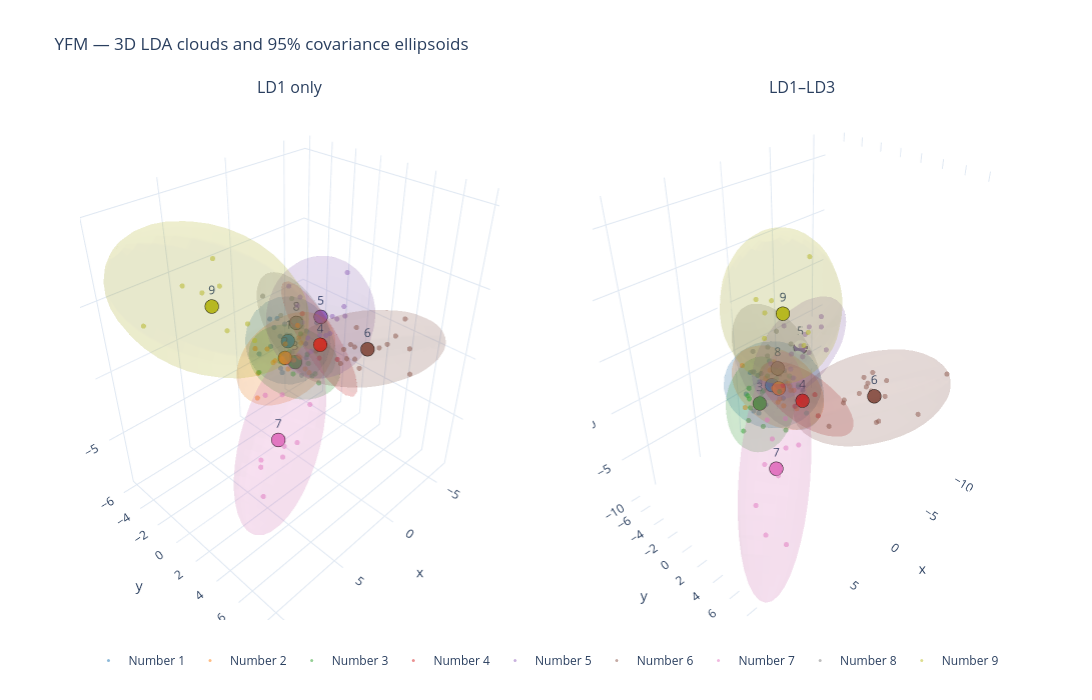

This figure's notebook cell:
### Code cell
import numpy as np
import plotly.graph_objects as go
from plotly.subplots import make_subplots
from sklearn.decomposition import PCA
from scipy.stats import chi2

numbers = np.arange(1, 10)

colors = [
    "#1f77b4", "#ff7f0e", "#2ca02c",
    "#d62728", "#9467bd", "#8c564b",
    "#e377c2", "#7f7f7f", "#bcbd22"
]

def ellipsoid_surface(points, confidence=0.95, resolution=20):
    if len(points) < 4:
        return None

    mean = points.mean(axis=0)
    cov = np.cov(points, rowvar=False)

    eigenvalues, eigenvectors = np.linalg.eigh(cov)
    eigenvalues = np.maximum(eigenvalues, 0)

    radius = np.sqrt(chi2.ppf(confidence, df=3))

    u = np.linspace(0, 2 * np.pi, resolution)
    v = np.linspace(0, np.pi, resolution)

    sphere = np.array([
        np.outer(np.cos(u), np.sin(v)).ravel(),
        np.outer(np.sin(u), np.sin(v)).ravel(),
        np.outer(np.ones_like(u), np.cos(v)).ravel()
    ])

    transformed = (
        eigenvectors @ np.diag(radius * np.sqrt(eigenvalues))
        @ sphere
    ) + mean[:, None]

    shape = (resolution, resolution)

    return (
        transformed[0].reshape(shape),
        transformed[1].reshape(shape),
        transformed[2].reshape(shape)
    )

fig = make_subplots(
    rows=1,
    cols=2,
    specs=[[{"type": "scene"}, {"type": "scene"}]],
    subplot_titles=("LD1 only", "LD1–LD3")
)

for col, Z in enumerate([Z1, Z3], start=1):
    pca = PCA(n_components=3)
    cloud = pca.fit_transform(Z)

    for i, k in enumerate(numbers):
        points = cloud[y == k]
        center = points.mean(axis=0)

        # Presentation cloud
        fig.add_trace(
            go.Scatter3d(
                x=points[:, 0],
                y=points[:, 1],
                z=points[:, 2],
                mode="markers",
                name=f"Number {k}",
                legendgroup=f"n{k}",
                showlegend=(col == 1),
                marker=dict(
                    size=3,
                    color=colors[i],
                    opacity=0.5
                )
            ),
            row=1, col=col
        )

        # Covariance ellipsoid
        surface = ellipsoid_surface(points)

        if surface is not None:
            sx, sy, sz = surface

            fig.add_trace(
                go.Surface(
                    x=sx, y=sy, z=sz,
                    surfacecolor=np.zeros_like(sx),
                    colorscale=[
                        [0, colors[i]],
                        [1, colors[i]]
                    ],
                    showscale=False,
                    opacity=0.12,
                    hoverinfo="skip",
                    showlegend=False
                ),
                row=1, col=col
            )

        # Centroid
        fig.add_trace(
            go.Scatter3d(
                x=[center[0]],
                y=[center[1]],
                z=[center[2]],
                mode="markers+text",
                text=[str(k)],
                textposition="top center",
                showlegend=False,
                marker=dict(
                    size=8,
                    color=colors[i],
                    line=dict(color="black", width=2)
                )
            ),
            row=1, col=col
        )

fig.update_layout(
    title="YFM — 3D LDA clouds and 95% covariance ellipsoids",
    width=1400,
    height=700,
    template="plotly_white",
    scene=dict(aspectmode="data"),
    scene2=dict(aspectmode="data"),
    legend=dict(
        orientation="h",
        x=0.5,
        xanchor="center",
        y=-0.05
    )
)

fig.show()

### Figure 1 — Plotly figure (JSON) as saved in the notebook; plotly's stock layout.template omitted (floating-point values rounded to 4 significant figures; data arrays with more than 128 entries replaced by an {"elided": "..."} marker saying what was removed)
{"data": [{"legendgroup": "n1", "marker": {"color": "#1f77b4", "opacity": 0.5, "size": 3}, "mode": "markers", "name": "Number 1", "scene": "scene", "showlegend": true, "type": "scatter3d", "x": [0.4038, -0.1849, -1.398, -0.7611, 0.3129, -0.3172, -0.5125, -0.8601, -1.749, 0.6166, 1.034, -1.745, -0.3463, -0.8463, 0.08568, -2.484, -3.259, -0.01075, -0.7148], "y": [-2.292, 0.4219, -0.7631, -0.09065, -3.583, -2.096, -2.591, -3.688, -2.581, -1.155, -0.5523, -2.872, -1.716, -2.019, -2.273, -1.584, -1.512, -0.6677, -1.466], "z": [-0.7262, 1.466, -0.6386, -1.139, -2.019, -2.81, 0.9471, 0.2705, -0.9798, 0.7108, -1.68, -1.611, 0.9643, -0.2656, 0.6532, -2.409, -0.1232, -0.588, -0.2341]}, {"colorscale": [[0, "#1f77b4"], [1, "#1f77b4"]], "hoverinfo": "skip", "opacity": 0.12, "scene": "scene", "showlegend": false, "showscale": false, "surfacecolor": {"elided": "20x20 float values"}, "type": "surface", "x": {"elided": "20x20 float values"}, "y": {"elided": "20x20 float values"}, "z": {"elided": "20x20 float values"}}, {"marker": {"color": "#1f77b4", "line": {"color": "black", "width": 2}, "size": 8}, "mode": "markers+text", "scene": "scene", "showlegend": false, "text": ["1"], "textposition": "top center", "type": "scatter3d", "x": [-0.6703], "y": [-1.741], "z": [-0.5375]}, {"legendgroup": "n2", "marker": {"color": "#ff7f0e", "opacity": 0.5, "size": 3}, "mode": "markers", "name": "Number 2", "scene": "scene", "showlegend": true, "type": "scatter3d", "x": [0.6324, -0.8648, -0.5653, 0.3816, 0.5666, 1.538, 1.055, 2.193, -0.9396, 2.646, -1.239, 1.46, 1.141, 1.239, 2.455, -0.3956, 0.9565], "y": [0.09373, -0.7066, -0.4919, -0.9337, 1.063, -2.592, -0.4222, 2.935, -1.0, -1.119, -1.375, -0.7738, -1.847, -1.189, -1.507, -0.4789, -0.09142], "z": [-0.5497, -0.2959, -1.217, 0.1086, -0.7772, -0.4985, -0.4326, 0.7419, -0.06709, -1.188, 0.6204, -0.6181, -0.3671, -1.08, -3.547, -0.9989, -1.187]}, {"colorscale": [[0, "#ff7f0e"], [1, "#ff7f0e"]], "hoverinfo": "skip", "opacity": 0.12, "scene": "scene", "showlegend": false, "showscale": false, "surfacecolor": {"elided": "20x20 float values"}, "type": "surface", "x": {"elided": "20x20 float values"}, "y": {"elided": "20x20 float values"}, "z": {"elided": "20x20 float values"}}, {"marker": {"color": "#ff7f0e", "line": {"color": "black", "width": 2}, "size": 8}, "mode": "markers+text", "scene": "scene", "showlegend": false, "text": ["2"], "textposition": "top center", "type": "scatter3d", "x": [0.7212], "y": [-0.6139], "z": [-0.6679]}, {"legendgroup": "n3", "marker": {"color": "#2ca02c", "opacity": 0.5, "size": 3}, "mode": "markers", "name": "Number 3", "scene": "scene", "showlegend": true, "type": "scatter3d", "x": [-0.9683, -0.4626, -0.6945, 2.304, -1.019, -0.9864, -1.062, -1.575, -0.6466, -1.359, 0.0356, -1.748, 0.08732, 0.3814], "y": [-1.337, -1.03, 0.8076, -1.437, -2.522, -2.127, -0.1788, -1.422, 1.2, -0.596, -1.771, -0.4294, -0.8594, -1.442], "z": [-2.045, -2.817, -1.968, -1.456, -2.92, -1.031, -1.811, -0.2363, -2.488, -1.431, -1.638, -3.372, -0.6168, -1.541]}, {"colorscale": [[0, "#2ca02c"], [1, "#2ca02c"]], "hoverinfo": "skip", "opacity": 0.12, "scene": "scene", "showlegend": false, "showscale": false, "surfacecolor": {"elided": "20x20 float values"}, "type": "surface", "x": {"elided": "20x20 float values"}, "y": {"elided": "20x20 float values"}, "z": {"elided": "20x20 float values"}}, {"marker": {"color": "#2ca02c", "line": {"color": "black", "width": 2}, "size": 8}, "mode": "markers+text", "scene": "scene", "showlegend": false, "text": ["3"], "textposition": "top center", "type": "scatter3d", "x": [-0.551], "y": [-0.9388], "z": [-1.812]}, {"legendgroup": "n4", "marker": {"color": "#d62728", "opacity": 0.5, "size": 3}, "mode": "markers", "name": "Number 4", "scene": "scene", "showlegend": true, "type": "scatter3d", "x": [2.014, 1.335, -2.055, -0.5472], "y": [2.138, 4.332, 0.03631, 1.26], "z": [4.408, 1.976, -0.674, -0.4021]}, {"colorscale": [[0, "#d62728"], [1, "#d62728"]], "hoverinfo": "skip", "opacity": 0.12, "scene": "scene", "showlegend": false, "showscale": false, "surfacecolor": {"elided": "20x20 float values"}, "type": "surface", "x": {"elided": "20x20 float values"}, "y": {"elided": "20x20 float values"}, "z": {"elided": "20x20 float values"}}, {"marker": {"color": "#d62728", "line": {"color": "black", "width": 2}, "size": 8}, "mode": "markers+text", "scene": "scene", "showlegend": false, "text": ["4"], "textposition": "top center", "type": "scatter3d", "x": [0.1869], "y": [1.941], "z": [1.327]}, {"legendgroup": "n5", "marker": {"color": "#9467bd", "opacity": 0.5, "size": 3}, "mode": "markers", "name": "Number 5", "scene": "scene", "showlegend": true, "type": "scatter3d", "x": [-3.39, -0.5159, -2.497, -3.329, -3.884, -2.802, -3.573, -1.471, -2.28, -0.9118, -1.333, -3.806, -1.843, -5.538], "y": [-4.373, 0.5653, 0.04733, 0.2372, -0.7928, 0.279, 0.577, -1.182, -1.425, -1.103, -1.279, 0.5223, 0.07355, -0.9088], "z": [1.597, -0.1841, -0.1076, 0.9076, -0.9617, 1.36, 1.916, 0.8329, -0.8788, 2.383, 2.776, 1.064, 0.2319, 3.148]}, {"colorscale": [[0, "#9467bd"], [1, "#9467bd"]], "hoverinfo": "skip", "opacity": 0.12, "scene": "scene", "showlegend": false, "showscale": false, "surfacecolor": {"elided": "20x20 float values"}, "type": "surface", "x": {"elided": "20x20 float values"}, "y": {"elided": "20x20 float values"}, "z": {"elided": "20x20 float values"}}, {"marker": {"color": "#9467bd", "line": {"color": "black", "width": 2}, "size": 8}, "mode": "markers+text", "scene": "scene", "showlegend": false, "text": ["5"], "textposition": "top center", "type": "scatter3d", "x": [-2.655], "y": [-0.6257], "z": [1.006]}, {"legendgroup": "n6", "marker": {"color": "#8c564b", "opacity": 0.5, "size": 3}, "mode": "markers", "name": "Number 6", "scene": "scene", "showlegend": true, "type": "scatter3d", "x": [-1.781, 0.5251, -0.03613, -0.6359, 0.2228, -2.169, -1.388, -3.673, 0.5004, -2.179, -2.242, -2.702, -4.331, -3.187, 1.175, -1.386], "y": [3.126, 1.926, 3.91, 3.152, 5.781, 2.875, 3.066, 3.618, 3.9, 5.251, 5.727, 5.947, 5.493, 6.468, 5.83, 3.397], "z": [2.223, 1.009, 1.13, 1.161, 3.015, -0.4808, 1.128, 0.03628, 1.04, 1.792, 2.586, 3.66, 0.5498, -0.3419, 2.024, 1.092]}, {"colorscale": [[0, "#8c564b"], [1, "#8c564b"]], "hoverinfo": "skip", "opacity": 0.12, "scene": "scene", "showlegend": false, "showscale": false, "surfacecolor": {"elided": "20x20 float values"}, "type": "surface", "x": {"elided": "20x20 float values"}, "y": {"elided": "20x20 float values"}, "z": {"elided": "20x20 float values"}}, {"marker": {"color": "#8c564b", "line": {"color": "black", "width": 2}, "size": 8}, "mode": "markers+text", "scene": "scene", "showlegend": false, "text": ["6"], "textposition": "top center", "type": "scatter3d", "x": [-1.455], "y": [4.342], "z": [1.351]}, {"legendgroup": "n7", "marker": {"color": "#e377c2", "opacity": 0.5, "size": 3}, "mode": "markers", "name": "Number 7", "scene": "scene", "showlegend": true, "type": "scatter3d", "x": [2.304, 1.834, 4.841, 4.556, 3.942, 4.56, 5.416, 2.868, 6.283, 3.276], "y": [0.7361, 2.724, 1.291, 3.181, 1.958, 1.009, 3.933, -0.2541, 3.061, 3.041], "z": [-2.101, -2.024, -6.382, -3.473, -3.793, -6.134, -3.27, -2.386, -6.655, -4.09]}, {"colorscale": [[0, "#e377c2"], [1, "#e377c2"]], "hoverinfo": "skip", "opacity": 0.12, "scene": "scene", "showlegend": false, "showscale": false, "surfacecolor": {"elided": "20x20 float values"}, "type": "surface", "x": {"elided": "20x20 float values"}, "y": {"elided": "20x20 float values"}, "z": {"elided": "20x20 float values"}}, {"marker": {"color": "#e377c2", "line": {"color": "black", "width": 2}, "size": 8}, "mode": "markers+text", "scene": "scene", "showlegend": false, "text": ["7"], "textposition": "top center", "type": "scatter3d", "x": [3.988], "y": [2.068], "z": [-4.031]}, {"legendgroup": "n8", "marker": {"color": "#7f7f7f", "opacity": 0.5, "size": 3}, "mode": "markers", "name": "Number 8", "scene": "scene", "showlegend": true, "type": "scatter3d", "x": [-1.325, -2.552, -2.168, -0.6832, -2.261, 1.524, -2.925, -1.104, -2.627, -1.312, -0.892, -0.5644], "y": [-1.326, -3.062, -2.86, -1.188, -0.3099, 1.673, -2.084, -0.8601, -2.429, -1.173, -4.388, -2.291], "z": [0.9765, -0.2727, 1.691, 1.262, 0.1776, -0.4693, -0.9921, 0.8414, 0.1196, 0.9511, 1.783, 1.285]}, {"colorscale": [[0, "#7f7f7f"], [1, "#7f7f7f"]], "hoverinfo": "skip", "opacity": 0.12, "scene": "scene", "showlegend": false, "showscale": false, "surfacecolor": {"elided": "20x20 float values"}, "type": "surface", "x": {"elided": "20x20 float values"}, "y": {"elided": "20x20 float values"}, "z": {"elided": "20x20 float values"}}, {"marker": {"color": "#7f7f7f", "line": {"color": "black", "width": 2}, "size": 8}, "mode": "markers+text", "scene": "scene", "showlegend": false, "text": ["8"], "textposition": "top center", "type": "scatter3d", "x": [-1.407], "y": [-1.691], "z": [0.6128]}, {"legendgroup": "n9", "marker": {"color": "#bcbd22", "opacity": 0.5, "size": 3}, "mode": "markers", "name": "Number 9", "scene": "scene", "showlegend": true, "type": "scatter3d", "x": [6.233, 5.592, 8.72, 6.019, 4.337, 6.843, 3.096, 4.071], "y": [-0.2864, -0.3009, -3.936, -1.776, 0.5858, -2.394, -1.42, -2.667], "z": [8.479, 3.769, 3.849, 5.792, 2.93, 6.308, 2.629, 5.122]}, {"colorscale": [[0, "#bcbd22"], [1, "#bcbd22"]], "hoverinfo": "skip", "opacity": 0.12, "scene": "scene", "showlegend": false, "showscale": false, "surfacecolor": {"elided": "20x20 float values"}, "type": "surface", "x": {"elided": "20x20 float values"}, "y": {"elided": "20x20 float values"}, "z": {"elided": "20x20 float values"}}, {"marker": {"color": "#bcbd22", "line": {"color": "black", "width": 2}, "size": 8}, "mode": "markers+text", "scene": "scene", "showlegend": false, "text": ["9"], "textposition": "top center", "type": "scatter3d", "x": [5.614], "y": [-1.524], "z": [4.86]}, {"legendgroup": "n1", "marker": {"color": "#1f77b4", "opacity": 0.5, "size": 3}, "mode": "markers", "name": "Number 1", "scene": "scene2", "showlegend": false, "type": "scatter3d", "x": [1.193, 0.4857, -1.216, -0.8612, 1.392, 2.661, 0.0006215, -0.217, 0.7994, -0.1099, 2.56, 1.456, 1.785, 0.6591, 0.3852, -0.02431, -2.585, 1.092, 0.1063], "y": [-2.961, 1.723, -1.195, -0.5174, -3.674, -1.978, -2.259, -3.002, -3.214, 0.6192, -1.428, -4.354, -2.748, -3.139, -1.542, -3.468, -3.693, 0.05085, -0.6909], "z": [0.1431, 0.7618, -0.4818, -3.033, 0.1911, -2.307, 0.2607, 0.9166, -0.879, 0.1697, -2.283, -2.478, 0.9439, -0.01879, 0.8002, -4.054, -1.682, -0.6671, 0.09397]}, {"colorscale": [[0, "#1f77b4"], [1, "#1f77b4"]], "hoverinfo": "skip", "opacity": 0.12, "scene": "scene2", "showlegend": false, "showscale": false, "surfacecolor": {"elided": "20x20 float values"}, "type": "surface", "x": {"elided": "20x20 float values"}, "y": {"elided": "20x20 float values"}, "z": {"elided": "20x20 float values"}}, {"marker": {"color": "#1f77b4", "line": {"color": "black", "width": 2}, "size": 8}, "mode": "markers+text", "scene": "scene2", "showlegend": false, "text": ["1"], "textposition": "top center", "type": "scatter3d", "x": [0.5033], "y": [-1.972], "z": [-0.7159]}, {"legendgroup": "n2", "marker": {"color": "#ff7f0e", "opacity": 0.5, "size": 3}, "mode": "markers", "name": "Number 2", "scene": "scene2", "showlegend": false, "type": "scatter3d", "x": [-1.267, -1.27, -0.3611, -1.013, -1.017, 2.471, 0.941, 1.259, 0.0005757, 1.269, -0.706, -0.1142, 0.1076, 1.28, 2.76, -0.6573, 0.325], "y": [-1.865, -1.682, -2.209, -0.8574, 0.649, -3.341, -0.259, 0.2601, -1.904, -1.843, -2.904, -0.3074, -2.613, -0.9299, -2.974, -2.272, 0.8605], "z": [-1.445, -1.661, -3.228, -1.517, -1.967, 1.643, -0.2637, -1.261, 0.8016, 0.4693, 0.6282, -0.705, 0.3206, -0.08, -2.475, -3.052, -1.767]}, {"colorscale": [[0, "#ff7f0e"], [1, "#ff7f0e"]], "hoverinfo": "skip", "opacity": 0.12, "scene": "scene2", "showlegend": false, "showscale": false, "surfacecolor": {"elided": "20x20 float values"}, "type": "surface", "x": {"elided": "20x20 float values"}, "y": {"elided": "20x20 float values"}, "z": {"elided": "20x20 float values"}}, {"marker": {"color": "#ff7f0e", "line": {"color": "black", "width": 2}, "size": 8}, "mode": "markers+text", "scene": "scene2", "showlegend": false, "text": ["2"], "textposition": "top center", "type": "scatter3d", "x": [0.2357], "y": [-1.423], "z": [-0.9153]}, {"legendgroup": "n3", "marker": {"color": "#2ca02c", "opacity": 0.5, "size": 3}, "mode": "markers", "name": "Number 3", "scene": "scene2", "showlegend": false, "type": "scatter3d", "x": [2.22, 4.087, 2.374, 4.248, 3.21, 1.551, 3.326, 0.4775, 2.261, 2.07, 0.9042, 2.094, 1.753, 1.942], "y": [-3.003, -0.9533, 1.67, -1.511, -1.933, -3.782, -0.04489, -2.526, -1.431, -1.447, -0.5759, -3.078, -1.607, -1.392], "z": [-1.829, -1.894, -2.349, -3.294, -0.3332, -1.48, -2.428, -0.07403, -0.7592, -0.3374, -0.4165, -2.945, -0.4378, -1.445]}, {"colorscale": [[0, "#2ca02c"], [1, "#2ca02c"]], "hoverinfo": "skip", "opacity": 0.12, "scene": "scene2", "showlegend": false, "showscale": false, "surfacecolor": {"elided": "20x20 float values"}, "type": "surface", "x": {"elided": "20x20 float values"}, "y": {"elided": "20x20 float values"}, "z": {"elided": "20x20 float values"}}, {"marker": {"color": "#2ca02c", "line": {"color": "black", "width": 2}, "size": 8}, "mode": "markers+text", "scene": "scene2", "showlegend": false, "text": ["3"], "textposition": "top center", "type": "scatter3d", "x": [2.323], "y": [-1.544], "z": [-1.43]}, {"legendgroup": "n4", "marker": {"color": "#d62728", "opacity": 0.5, "size": 3}, "mode": "markers", "name": "Number 4", "scene": "scene2", "showlegend": false, "type": "scatter3d", "x": [2.483, 0.6725, 1.326, 0.553], "y": [4.982, 3.649, 0.3164, 0.8781], "z": [3.25, -0.6645, 0.9433, -1.359]}, {"colorscale": [[0, "#d62728"], [1, "#d62728"]], "hoverinfo": "skip", "opacity": 0.12, "scene": "scene2", "showlegend": false, "showscale": false, "surfacecolor": {"elided": "20x20 float values"}, "type": "surface", "x": {"elided": "20x20 float values"}, "y": {"elided": "20x20 float values"}, "z": {"elided": "20x20 float values"}}, {"marker": {"color": "#d62728", "line": {"color": "black", "width": 2}, "size": 8}, "mode": "markers+text", "scene": "scene2", "showlegend": false, "text": ["4"], "textposition": "top center", "type": "scatter3d", "x": [1.259], "y": [2.456], "z": [0.5422]}, {"legendgroup": "n5", "marker": {"color": "#9467bd", "opacity": 0.5, "size": 3}, "mode": "markers", "name": "Number 5", "scene": "scene2", "showlegend": false, "type": "scatter3d", "x": [-5.357, -1.583, -1.133, -6.765, -3.954, -5.125, -4.953, -2.766, -1.166, -3.56, -4.082, -8.091, -3.152, -6.552], "y": [-6.583, -1.451, -3.015, -2.451, -4.305, -3.079, -3.409, -1.537, -3.91, -2.552, -2.053, -4.369, -3.332, -2.969], "z": [0.5884, -0.7874, 0.2457, -0.8167, -2.54, -0.6363, 1.25, 0.8251, -0.3164, 1.096, 3.065, 0.2353, 0.04085, 2.638]}, {"colorscale": [[0, "#9467bd"], [1, "#9467bd"]], "hoverinfo": "skip", "opacity": 0.12, "scene": "scene2", "showlegend": false, "showscale": false, "surfacecolor": {"elided": "20x20 float values"}, "type": "surface", "x": {"elided": "20x20 float values"}, "y": {"elided": "20x20 float values"}, "z": {"elided": "20x20 float values"}}, {"marker": {"color": "#9467bd", "line": {"color": "black", "width": 2}, "size": 8}, "mode": "markers+text", "scene": "scene2", "showlegend": false, "text": ["5"], "textposition": "top center", "type": "scatter3d", "x": [-4.16], "y": [-3.215], "z": [0.3491]}, {"legendgroup": "n6", "marker": {"color": "#8c564b", "opacity": 0.5, "size": 3}, "mode": "markers", "name": "Number 6", "scene": "scene2", "showlegend": false, "type": "scatter3d", "x": [-5.428, -0.1882, -4.224, -3.087, -4.143, -2.477, -1.712, -4.956, -2.255, -5.32, -5.717, -9.789, -8.185, -6.945, -2.966, -5.593], "y": [4.101, 4.084, 5.331, 4.678, 5.873, 3.568, 4.272, 4.463, 7.466, 3.301, 5.392, 8.549, 3.634, 8.071, 5.442, 3.553], "z": [0.696, -2.039, -0.85, 0.08293, -2.946, -1.192, -0.05868, -0.8178, -0.6896, -0.1902, -1.302, 0.5682, -1.894, -2.419, 1.244, -0.828]}, {"colorscale": [[0, "#8c564b"], [1, "#8c564b"]], "hoverinfo": "skip", "opacity": 0.12, "scene": "scene2", "showlegend": false, "showscale": false, "surfacecolor": {"elided": "20x20 float values"}, "type": "surface", "x": {"elided": "20x20 float values"}, "y": {"elided": "20x20 float values"}, "z": {"elided": "20x20 float values"}}, {"marker": {"color": "#8c564b", "line": {"color": "black", "width": 2}, "size": 8}, "mode": "markers+text", "scene": "scene2", "showlegend": false, "text": ["6"], "textposition": "top center", "type": "scatter3d", "x": [-4.562], "y": [5.111], "z": [-0.7897]}, {"legendgroup": "n7", "marker": {"color": "#e377c2", "opacity": 0.5, "size": 3}, "mode": "markers", "name": "Number 7", "scene": "scene2", "showlegend": false, "type": "scatter3d", "x": [2.609, 1.919, 6.022, 7.9, 3.668, 8.969, 5.468, 3.279, 7.399, 4.091], "y": [1.891, 2.682, 3.094, 4.043, 1.413, 6.325, 4.019, 0.4404, 6.853, 3.472], "z": [-0.8377, -3.633, -2.698, -5.109, -2.653, -5.678, -3.668, -1.478, -7.693, -2.007]}, {"colorscale": [[0, "#e377c2"], [1, "#e377c2"]], "hoverinfo": "skip", "opacity": 0.12, "scene": "scene2", "showlegend": false, "showscale": false, "surfacecolor": {"elided": "20x20 float values"}, "type": "surface", "x": {"elided": "20x20 float values"}, "y": {"elided": "20x20 float values"}, "z": {"elided": "20x20 float values"}}, {"marker": {"color": "#e377c2", "line": {"color": "black", "width": 2}, "size": 8}, "mode": "markers+text", "scene": "scene2", "showlegend": false, "text": ["7"], "textposition": "top center", "type": "scatter3d", "x": [5.133], "y": [3.423], "z": [-3.545]}, {"legendgroup": "n8", "marker": {"color": "#7f7f7f", "opacity": 0.5, "size": 3}, "mode": "markers", "name": "Number 8", "scene": "scene2", "showlegend": false, "type": "scatter3d", "x": [2.003, -0.6942, 0.5656, 0.05718, 0.5099, 1.722, -1.398, 0.8099, 1.937, -0.2936, 1.05, -0.7216], "y": [-2.427, -3.77, -1.134, -0.2433, -1.702, 3.377, -0.6912, -1.028, -2.752, -1.961, -1.698, -0.8376], "z": [3.269, 0.8346, 5.131, 0.9121, -1.315, 0.08068, -1.029, 0.6336, 1.028, 0.378, 3.582, 3.458]}, {"colorscale": [[0, "#7f7f7f"], [1, "#7f7f7f"]], "hoverinfo": "skip", "opacity": 0.12, "scene": "scene2", "showlegend": false, "showscale": false, "surfacecolor": {"elided": "20x20 float values"}, "type": "surface", "x": {"elided": "20x20 float values"}, "y": {"elided": "20x20 float values"}, "z": {"elided": "20x20 float values"}}, {"marker": {"color": "#7f7f7f", "line": {"color": "black", "width": 2}, "size": 8}, "mode": "markers+text", "scene": "scene2", "showlegend": false, "text": ["8"], "textposition": "top center", "type": "scatter3d", "x": [0.4623], "y": [-1.239], "z": [1.414]}, {"legendgroup": "n9", "marker": {"color": "#bcbd22", "opacity": 0.5, "size": 3}, "mode": "markers", "name": "Number 9", "scene": "scene2", "showlegend": false, "type": "scatter3d", "x": [1.663, 4.741, 4.831, 4.174, 0.9533, 3.455, 0.9787, 2.434], "y": [3.546, 2.207, 1.607, 3.534, 2.755, 1.633, 2.341, -0.3003], "z": [13.58, 7.942, 10.84, 10.11, 6.976, 10.2, 5.624, 7.969]}, {"colorscale": [[0, "#bcbd22"], [1, "#bcbd22"]], "hoverinfo": "skip", "opacity": 0.12, "scene": "scene2", "showlegend": false, "showscale": false, "surfacecolor": {"elided": "20x20 float values"}, "type": "surface", "x": {"elided": "20x20 float values"}, "y": {"elided": "20x20 float values"}, "z": {"elided": "20x20 float values"}}, {"marker": {"color": "#bcbd22", "line": {"color": "black", "width": 2}, "size": 8}, "mode": "markers+text", "scene": "scene2", "showlegend": false, "text": ["9"], "textposition": "top center", "type": "scatter3d", "x": [2.904], "y": [2.165], "z": [9.157]}], "layout": {"annotations": [{"font": {"size": 16}, "showarrow": false, "text": "LD1 only", "x": 0.225, "xanchor": "center", "xref": "paper", "y": 1, "yanchor": "bottom", "yref": "paper"}, {"font": {"size": 16}, "showarrow": false, "text": "LD1–LD3", "x": 0.775, "xanchor": "center", "xref": "paper", "y": 1, "yanchor": "bottom", "yref": "paper"}], "height": 700, "legend": {"orientation": "h", "x": 0.5, "xanchor": "center", "y": -0.05}, "scene": {"aspectmode": "data", "domain": {"x": [0, 0.45], "y": [0, 1]}}, "scene2": {"aspectmode": "data", "domain": {"x": [0.55, 1], "y": [0, 1]}}, "title": {"text": "YFM — 3D LDA clouds and 95% covariance ellipsoids"}, "width": 1400}}
